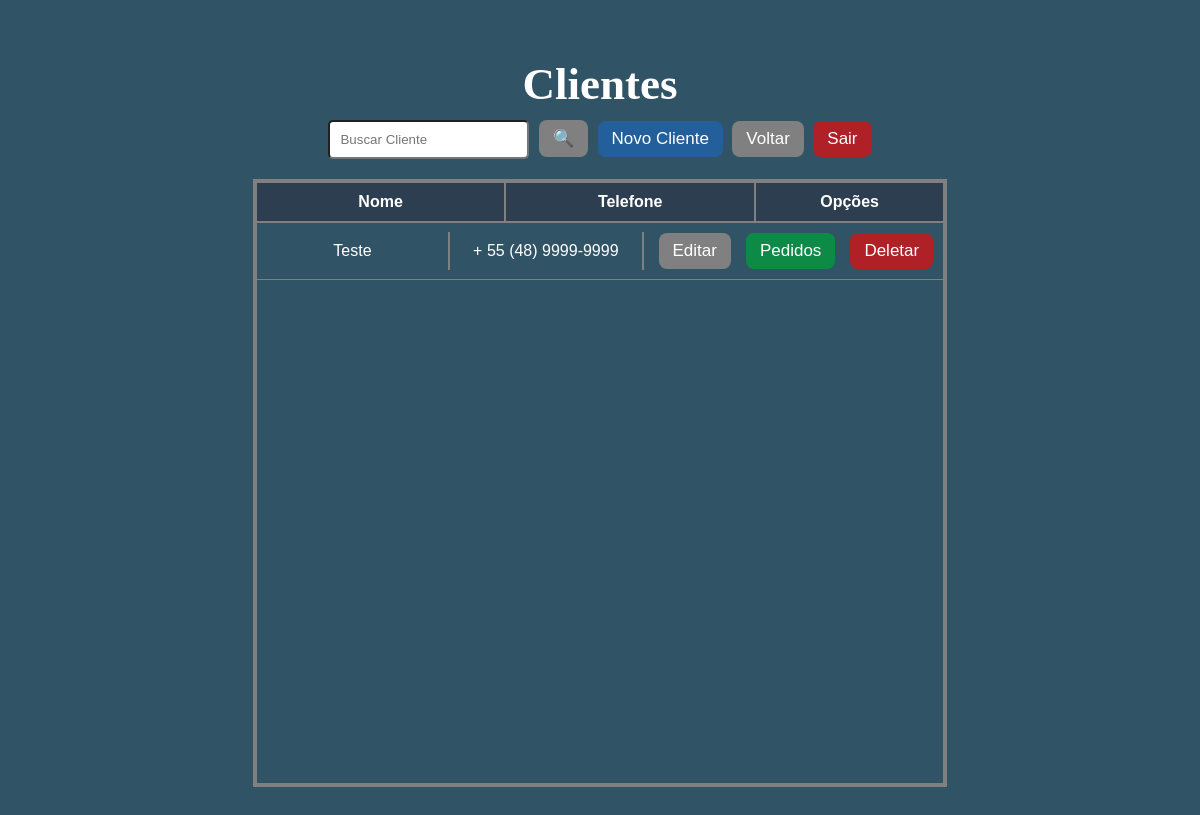
The page /clientes (signed in) on the database as committed earlier.
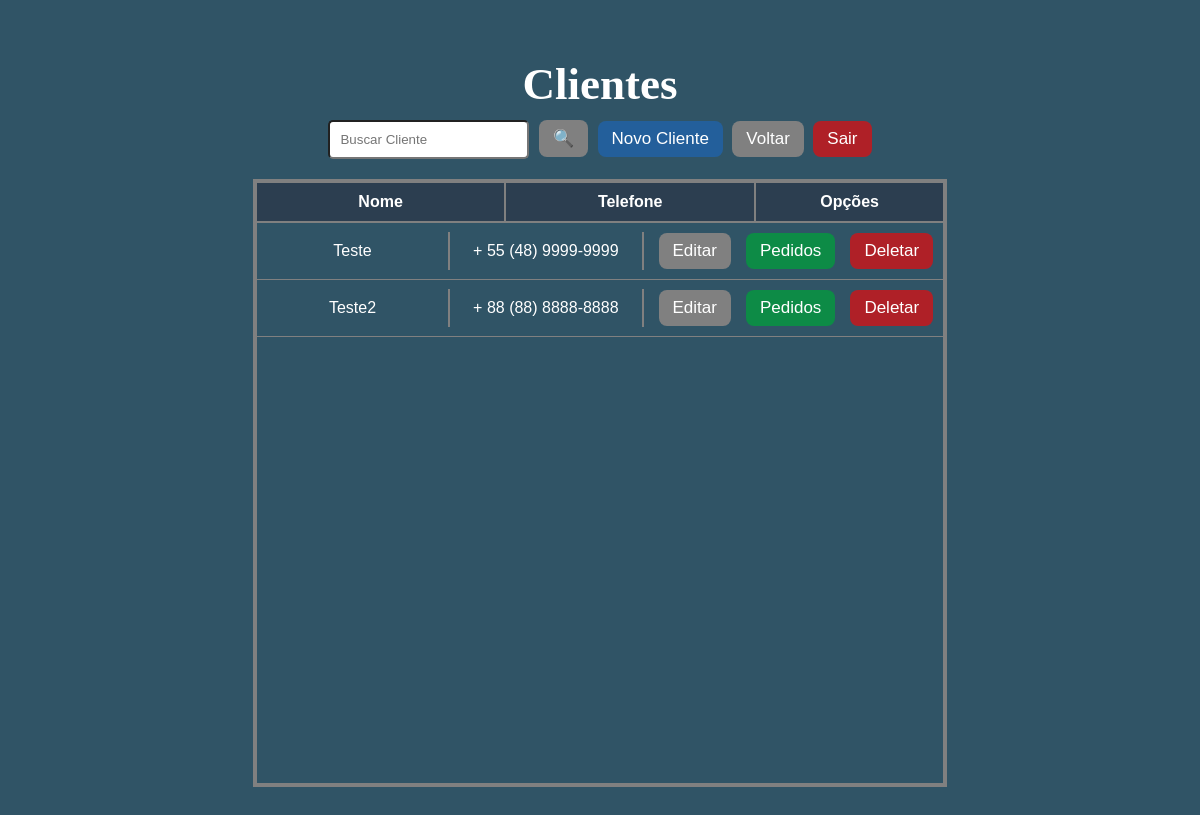
The same page on the database as committed later.
### tables this page shows
CREATE TABLE clientes (
    id INTEGER PRIMARY KEY AUTOINCREMENT,
    nome TEXT NOT NULL, 
    telefone TEXT NOT NULL);

### app.py (the view)
@app.route('/clientes')
def clientes():
    if 'usuario' not in session:
        return redirect('/login')
    busca = request.args.get('busca')
    conexao = sqlite3.connect('database.db')
    cursor = conexao.cursor()
    if busca:
        cursor.execute(
            "SELECT * FROM clientes WHERE nome LIKE ?",
            ('%' + busca + '%',)
        )
    else:
        cursor.execute("SELECT * FROM clientes")
    clientes = cursor.fetchall()
    conexao.close()
    return render_template(
        'clientes.html',
        clientes=clientes
        )

### templates/clientes.html (shortened to what this page needs)
<!DOCTYPE html>
<html lang="pt-br">
<head>
    <link rel="stylesheet" href="{{ url_for('static', filename='style.css') }}">
</head>
<body>
    <h1 style="font-family: fancy; font-size: 45px;">Clientes</h1>
    <div class="topo">
        <form method="GET">
            <input
                style="padding: 10px; border-radius: 5px;"
                type="text"
                name="busca"
                placeholder="Buscar Cliente">
            <button type="submit" class="btn buscar">🔍</button>
            <a href="/adicionar_cliente" class="btn adicionar">Novo Cliente</a>
            <a href="/" class="btn voltar">Voltar</a>
            <a href="/logout" class="btn excluir">Sair</a>
        </form>
    </div>
    <div class="lista-clientes">
        <div class="cabecalho-clientes" >
            <div>Nome</div>
            <div>Telefone</div>
            <div>Opções</div>
        </div>
        {% for cliente in clientes %}
        <div class="linha-clientes">
            <div class="nome-cliente">{{ cliente[1] }}</div>
            <div class="telefone-cliente">{{ cliente[2] }}</div>
            <div class="opcoes-clientes">
                <a href="/editar_cliente/{{ cliente[0] }}" class = "btn editar">Editar</a>
                <a href="/pedido_cliente/{{ cliente[0] }}" class="btn clientes">Pedidos</a>
                <a href="/deletar_cliente/{{ cliente[0] }}" class = "btn excluir" onclick="return confirm('Tem certeza que deseja deletar este cliente?')">Deletar</a>
            </div>
        </div>
        {% endfor %}
    </div>
</body>
</html>

### static/style.css (style rules this page uses)
body { font-family: Arial, sans-serif; color: white; padding: 20px; background-color: #305466; }
.btn { padding: 8px 14px; border-radius: 8px; color: white; text-decoration: none; display: inline-block; margin-left: 5px; cursor: pointer; font-size: 17px; border: none; }
.editar { background-color: gray; }
.excluir { background-color: rgba(255, 0, 0, 0.616); }
.adicionar { background-color: rgba(26, 104, 194, 0.575); }
.buscar { background-color: gray; }
.topo { display: flex; justify-content: center; align-items: center; gap: 5px; }
h1 { text-align: center; margin-bottom: 10px; }
.voltar { background-color: gray; }
.clientes { background-color: #0d8b46; }
.cabecalho-clientes, .cabecalho-clientes, .linha-clientes { display: grid; grid-template-columns: 2fr 2fr 1.5fr; gap: 0; align-items: center; border-bottom: 2px solid gray; }
.cabecalho-clientes { background-color: #2c3e50; color: white; border-radius: 0px; font-weight: bold; text-align: center; }
.cabecalho-clientes > div, .linha-clientes > div { padding: 10px; border-right: 2px solid gray; }
.cabecalho-clientes > div:last-child, .linha-clientes > div:last-child { border-right: none; }
.linha-clientes { border-bottom: 1px solid gray; }
.opcoes-clientes { display: flex; gap: 10px; }
.nome-cliente, .telefone-cliente { text-align: center; padding: 10px; border-radius: 0; }
.lista-clientes { border: 4px solid gray; padding: 0px; margin-top: 20px; height: 600px; width: 60%; overflow-y: auto; margin: 20px auto; }

Rows that differ between the two databases and show on the page:
added clientes: nome "Teste2", telefone "+ 88 (88) 8888-8888"
